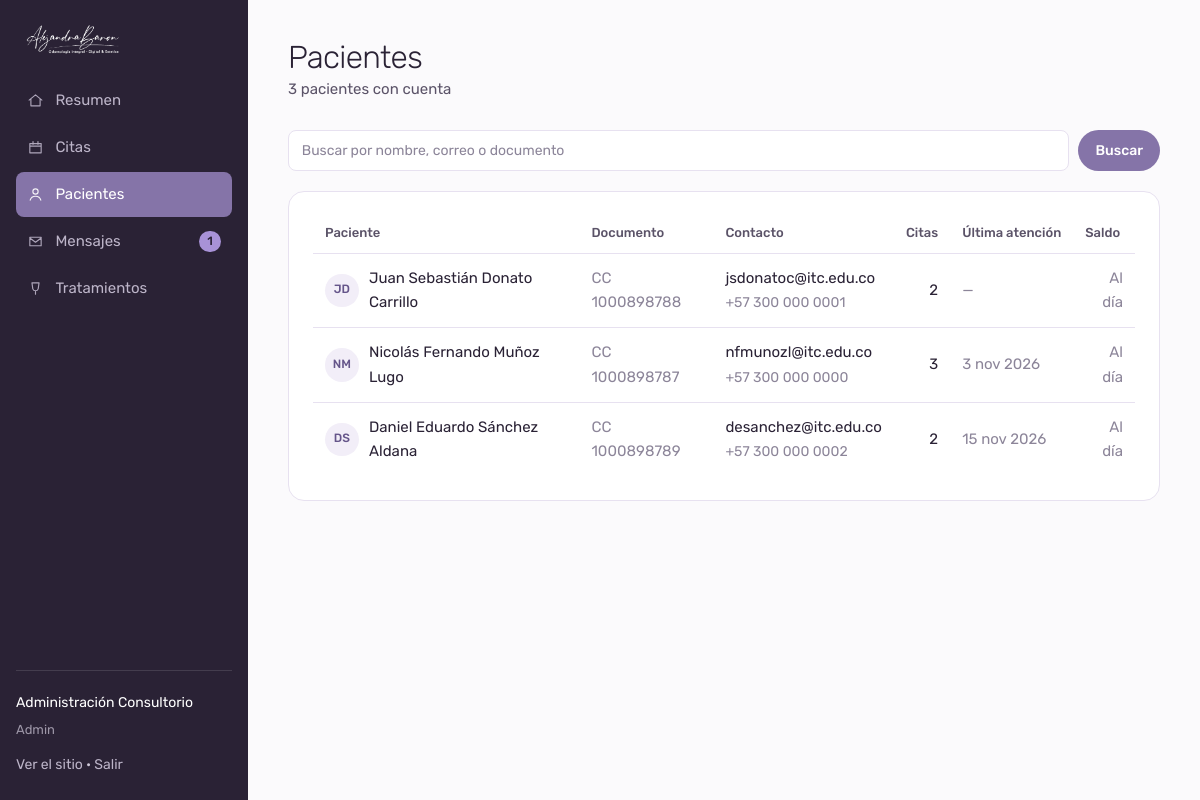
Screenshot of /admin/pacientes.php (signed in) with the database file from the repository.
### tables this page shows
CREATE TABLE `usuarios` (
  `id`              INT UNSIGNED NOT NULL AUTO_INCREMENT,
  `nombre`          VARCHAR(60)  NOT NULL,
  `apellido`        VARCHAR(60)  NOT NULL,
  `email`           VARCHAR(120) NOT NULL,
  `telefono`        VARCHAR(25)  DEFAULT NULL,
  `tipo_documento`  ENUM('CC','TI','CE','PA','NIT') NOT NULL DEFAULT 'CC',
  `documento`       VARCHAR(25)  NOT NULL,
  `fecha_nacimiento` DATE        DEFAULT NULL,
  `password_hash`   VARCHAR(255) NOT NULL,
  `rol`             ENUM('paciente','odontologo','admin') NOT NULL DEFAULT 'paciente',
  `especialidad`    VARCHAR(80)  DEFAULT NULL COMMENT 'Solo odontólogos',
  `consultorio`     VARCHAR(20)  DEFAULT NULL COMMENT 'Solo odontólogos',
  `foto`            VARCHAR(160) DEFAULT NULL,
  `alergias`        TEXT         DEFAULT NULL,
  `medicamentos`    TEXT         DEFAULT NULL,
  `antecedentes`    TEXT         DEFAULT NULL,
  `email_verificado` TINYINT(1)  NOT NULL DEFAULT 0,
  `token_verificacion` VARCHAR(64) DEFAULT NULL,
  `activo`          TINYINT(1)   NOT NULL DEFAULT 1,
  `creado_en`       DATETIME     NOT NULL DEFAULT CURRENT_TIMESTAMP,
  `actualizado_en`  DATETIME     NOT NULL DEFAULT CURRENT_TIMESTAMP ON UPDATE CURRENT_TIMESTAMP,
  PRIMARY KEY (`id`),
  UNIQUE KEY `uq_usuarios_email` (`email`),
  UNIQUE KEY `uq_usuarios_documento` (`tipo_documento`, `documento`),
  KEY `idx_usuarios_rol` (`rol`, `activo`)
);

### includes/functions.php (called while the page is built, shortened)
<?php
require_once __DIR__ . '/db.php';
function e(?string $texto): string
{
    return htmlspecialchars((string) $texto, ENT_QUOTES | ENT_SUBSTITUTE, 'UTF-8');
}
function base_url(string $ruta = ''): string
{
    $base = SITIO_URL !== '' ? SITIO_URL : '';
    if ($base === '') {
        $dir = str_replace('\\', '/', dirname($_SERVER['SCRIPT_NAME'] ?? '/'));
        if (preg_match('#/(admin|panel)$#', $dir)) {
            $dir = dirname($dir);
        }
        $base = rtrim($dir, '/');
    }
    return $base . '/' . ltrim($ruta, '/');
}
function fecha_corta(string $fecha): string
{
    $t = strtotime($fecha);
    return date('j', $t) . ' ' . mes_abrev($fecha) . ' ' . date('Y', $t);
}
function mes_abrev(string $fecha): string
{
    return mb_substr(MESES[(int) date('n', strtotime($fecha))], 0, 3, 'UTF-8');
}
function iniciales(string $nombre, string $apellido = ''): string
{
    return mb_strtoupper(mb_substr($nombre, 0, 1) . mb_substr($apellido, 0, 1));
}

### includes/db.php (called while the page is built, shortened)
<?php
function db(): PDO
{
    static $pdo = null;
    if ($pdo instanceof PDO) {
        return $pdo;
    }
    $opciones = [
        PDO::ATTR_ERRMODE            => PDO::ERRMODE_EXCEPTION,
        PDO::ATTR_DEFAULT_FETCH_MODE => PDO::FETCH_ASSOC,
        PDO::ATTR_EMULATE_PREPARES   => false,
    ];
    try {
        if (DB_DRIVER === 'sqlite') {
            $dir = dirname(DB_SQLITE_PATH);
            if (!is_dir($dir)) {
                mkdir($dir, 0775, true);
            }
            $pdo = new PDO('sqlite:' . DB_SQLITE_PATH, null, null, $opciones);
            $pdo->exec('PRAGMA foreign_keys = ON');
        } else {
            $dsn = sprintf('mysql:host=%s;dbname=%s;charset=%s', DB_HOST, DB_NAME, DB_CHARSET);
            $pdo = new PDO($dsn, DB_USER, DB_PASS, $opciones);
        }
    } catch (PDOException $e) {
        if (APP_DEBUG) {
            throw $e;
        }
        http_response_code(503);
        exit('No pudimos conectar con la base de datos. Intente de nuevo en unos minutos.');
    }
    return $pdo;
}
function q(string $sql, array $params = []): PDOStatement
{
    $st = db()->prepare($sql);
    $st->execute($params);
    return $st;
}
function fila(string $sql, array $params = []): ?array
{
    $r = q($sql, $params)->fetch();
    return $r === false ? null : $r;
}
function filas(string $sql, array $params = []): array
{
    return q($sql, $params)->fetchAll();
}
function valor(string $sql, array $params = [], $defecto = null)
{
    $v = q($sql, $params)->fetchColumn();
    return $v === false ? $defecto : $v;
}

### includes/auth.php (called while the page is built, shortened)
<?php
require_once __DIR__ . '/functions.php';
function usuario_actual(): ?array
{
    static $cache = null;
    if ($cache === null) {
        $cache = fila('SELECT * FROM usuarios WHERE id = ? AND activo = 1', [$_SESSION['usuario_id']]);
    }
    return $cache;
}
function autenticado(): bool
{
    return usuario_actual() !== null;
}
function exigir_sesion(): void
{
    if (!autenticado()) {
        sesion_iniciar();
        $_SESSION['destino'] = $_SERVER['REQUEST_URI'] ?? '';
        flash('aviso', 'Inicie sesión para continuar.');
        redirigir('ingresar.php');
    }
}
function exigir_personal(): void
{
    exigir_sesion();
}

### admin/pacientes.php (the view, shortened to what this page needs)
<?php
require_once __DIR__ . '/../includes/auth.php';
require __DIR__ . '/../includes/admin-layout.php';
$q = trim($_GET['q'] ?? '');
$par = [];
$where = "rol = 'paciente'";
$pacientes = filas("SELECT * FROM usuarios WHERE $where ORDER BY apellido, nombre LIMIT 200", $par);
$resumen = [];
foreach ($pacientes as $p) {
    $resumen[$p['id']] = [
        'citas'  => (int) valor('SELECT COUNT(*) FROM citas WHERE paciente_id = ?', [$p['id']], 0),
        'ultima' => valor("SELECT MAX(fecha) FROM citas WHERE paciente_id = ? AND estado = 'atendida'", [$p['id']]),
        'saldo'  => (float) valor(
            "SELECT COALESCE((SELECT SUM(valor) FROM citas WHERE paciente_id = ? AND estado = 'atendida'),0)
                  - COALESCE((SELECT SUM(valor) FROM pagos WHERE paciente_id = ? AND estado = 'aprobado'),0)",
            [$p['id'], $p['id']], 0),
    ];
}
?>
<div class="obra__cabeza">
  <div>
    <h1>Pacientes</h1>
    <p><?= count($pacientes) ?> paciente<?= count($pacientes) === 1 ? '' : 's' ?> con cuenta</p>
  </div>
</div>
<form class="filtros" method="get">
  <input class="crece" type="search" name="q" value="<?= e($q) ?>" placeholder="Buscar por nombre, correo o documento">
  <button class="boton boton--menudo" type="submit">Buscar</button>
</form>
<section class="bloque">
  <?php if (!$pacientes): ?>
    <div class="vacio" style="padding:2.5rem 1rem"><h3>Sin resultados</h3><p>Pruebe con otro término.</p></div>
  <?php else: ?>
  <div class="tabla-caja">
    <table class="tabla">
      <thead>
        <tr><th>Paciente</th><th>Documento</th><th>Contacto</th>
            <th class="num">Citas</th><th>Última atención</th><th class="num">Saldo</th></tr>
      </thead>
      <tbody>
      <?php foreach ($pacientes as $p): $r = $resumen[$p['id']]; ?>
        <tr>
          <td>
            <div class="persona">
              <span class="avatar"><?= e(iniciales($p['nombre'], $p['apellido'])) ?></span>
              <span><?= e($p['nombre'] . ' ' . $p['apellido']) ?></span>
            </div>
          </td>
          <td class="tenue"><?= e($p['tipo_documento'] . ' ' . $p['documento']) ?></td>
          <td>
            <?= e($p['email']) ?><br>
            <span class="tenue menudo"><?= e($p['telefono'] ?: 'Sin teléfono') ?></span>
          </td>
          <td class="num"><?= $r['citas'] ?></td>
          <td class="tenue"><?= $r['ultima'] ? e(fecha_corta($r['ultima'])) : '—' ?></td>
          <td class="num"><?= $r['saldo'] > 0 ? e(dinero($r['saldo'])) : '<span class="tenue">Al día</span>' ?></td>
        </tr>
      <?php endforeach; ?>
      </tbody>
    </table>
  </div>
  <?php endif; ?>
</section>
<?php require __DIR__ . '/../includes/admin-pie.php'; ?>

### includes/admin-layout.php (shortened to what this page needs)
<?php
require_once __DIR__ . '/auth.php';
exigir_personal();
$u = usuario_actual();
$sinLeer = (int) valor('SELECT COUNT(*) FROM mensajes WHERE leido = 0', [], 0);
$hoyCount = (int) valor(
    "SELECT COUNT(*) FROM citas WHERE fecha = ? AND estado IN ('pendiente','confirmada')",
    [date('Y-m-d')], 0);
$secciones = [
    ['index.php',        'Resumen',   'M3 11.5 12 4l9 7.5M5.5 10v9.5h13V10'],
    ['citas.php',        'Citas',     'M4 6.5h16v13H4zM4 10h16M8.5 3.5v4M15.5 3.5v4'],
    ['pacientes.php',    'Pacientes', 'M12 11.5a3.7 3.7 0 1 0 0-7.4 3.7 3.7 0 0 0 0 7.4ZM4.5 20c.9-3.6 3.9-5.6 7.5-5.6s6.6 2 7.5 5.6'],
    ['mensajes.php',     'Mensajes',  'M4 6h16v12H4zM4 7l8 6 8-6'],
    ['tratamientos.php', 'Tratamientos', 'M7 4h10l-1.2 8.5a4 4 0 0 1-7.6 0Z M12 16.5V20'],
];
$aqui = basename($_SERVER['SCRIPT_NAME']);
?><!DOCTYPE html>
<html lang="es-CO">
<head>
<link rel="stylesheet" href="<?= base_url('assets/css/app.css') ?>">
<link rel="stylesheet" href="<?= base_url('assets/css/admin.css') ?>">
</head>
<body>
<div class="panel">
  <aside class="lateral" id="lateral">
    <a class="lateral__marca" href="<?= base_url('index.php') ?>">
      <img src="<?= base_url('assets/img/marca/logo-blanco.png') ?>" alt="<?= e(SITIO_NOMBRE) ?>">
    </a>
    <nav aria-label="Secciones del panel">
      <?php foreach ($secciones as [$archivo, $nombre, $trazo]): ?>
        <a href="<?= base_url('admin/' . $archivo) ?>" <?= $aqui === $archivo ? 'aria-current="page"' : '' ?>>
          <svg width="17" height="17" viewBox="0 0 24 24" fill="none" aria-hidden="true">
            <path d="<?= $trazo ?>" stroke="currentColor" stroke-width="1.6"
                  stroke-linecap="round" stroke-linejoin="round"/>
          </svg>
          <?= e($nombre) ?>
          <?php if ($archivo === 'mensajes.php' && $sinLeer): ?>
            <span class="insignia"><?= $sinLeer ?></span>
          <?php elseif ($archivo === 'citas.php' && $hoyCount): ?>
            <span class="insignia"><?= $hoyCount ?></span>
          <?php endif; ?>
        </a>
      <?php endforeach; ?>
    </nav>
    <div class="lateral__cuenta">
      <p style="margin:0 0 .35rem;color:#fff"><?= e($u['nombre'] . ' ' . $u['apellido']) ?></p>
      <p style="margin:0 0 .75rem;font-size:.8125rem;opacity:.7"><?= e(ucfirst($u['rol'])) ?></p>
      <a href="<?= base_url('index.php') ?>">Ver el sitio</a> ·
      <a href="<?= base_url('salir.php') ?>">Salir</a>
    </div>
  </aside>
  <main class="obra">

### assets/css/app.css (style rules this page uses)
:root { --tinta: #2A2235; --tinta-media: #5B5368; --tinta-suave: #8C8599; --lila: #8574A8; --lila-hondo: #65558A; --lila-claro: #A892D7; --lavanda: #F2EEF8; --lavanda-hondo:#E4DBF2; --hueso: #FBFAFC; --blanco: #FFFFFF; --linea: #E7E1F0; --exito: #3F7D5B; --alerta: #B4603B; --error: #A8414F; --arco: 14rem 14rem 0 0; --radio-s: .5rem; --radio-m: 1rem; --radio-l: 1.75rem; --radio-pill: 999px; --sombra-suave: 0 1px 2px rgba(42,34,53,.04), 0 8px 24px -12px rgba(42,34,53,.12); --sombra-alta: 0 2px 4px rgba(42,34,53,.05), 0 24px 48px -24px rgba(42,34,53,.22); --ancho: 76rem; --ancho-texto: 38rem; --paso: cubic-bezier(.22,.61,.36,1); }
*, *::before, *::after { box-sizing: border-box; }
html { -webkit-text-size-adjust: 100%; scroll-behavior: smooth; }
body { margin: 0; background: var(--hueso); color: var(--tinta); font-family: 'Rubik', system-ui, -apple-system, 'Segoe UI', sans-serif; font-size: 1.0625rem; line-height: 1.65; font-weight: 400; -webkit-font-smoothing: antialiased; }
img, svg, video { max-width: 100%; display: block; }
a { color: inherit; }
button, input, select, textarea { font: inherit; color: inherit; }
h1, h2, h3, h4 { margin: 0 0 .5em; font-weight: 300; line-height: 1.1; letter-spacing: -.022em; }
h1 { font-size: clamp(2.5rem, 1.6rem + 3.9vw, 4.75rem); }
p { margin: 0 0 1.1em; }
p:last-child { margin-bottom: 0; }
.tenue { color: var(--tinta-suave); }
.menudo { font-size: .875rem; }
.boton { --fondo: var(--lila); --texto: var(--blanco); --borde: transparent; display: inline-flex; align-items: center; justify-content: center; gap: .55rem; padding: .85rem 1.6rem; background: var(--fondo); color: var(--texto); border: 1px solid var(--borde); border-radius: var(--radio-pill); font-size: 1rem; font-weight: 500; text-decoration: none; cursor: pointer; transition: background .25s var(--paso), color .25s var(--paso), border-color .25s var(--paso), transform .18s var(--paso); }
.boton--menudo { padding: .5rem 1rem; font-size: .875rem; }
input[type=text], input[type=email], input[type=tel], input[type=password], input[type=date], input[type=number], input[type=search], select, textarea { width: 100%; padding: .8rem 1rem; background: var(--blanco); border: 1px solid var(--linea); border-radius: var(--radio-s); font-size: 1rem; transition: border-color .2s var(--paso), box-shadow .2s var(--paso); }
::placeholder { color: var(--tinta-suave); opacity: 1; }

### rows the page displays
usuarios: nombre+apellido "Administración Consultorio", rol "Admin"
usuarios: iniciales($p['nombre'], $p['apellido']) "JD", nombre+apellido "Juan Sebastián Donato Carrillo", tipo_documento+documento "CC 1000898788", email "jsdonatoc@itc.edu.co", telefono "+57 300 000 0001", id "2", shows "Al día"
usuarios: iniciales($p['nombre'], $p['apellido']) "NM", nombre+apellido "Nicolás Fernando Muñoz Lugo", tipo_documento+documento "CC 1000898787", email "nfmunozl@itc.edu.co", telefono "+57 300 000 0000", id "3", id "3 nov 2026", shows "Al día"
usuarios: iniciales($p['nombre'], $p['apellido']) "DS", nombre+apellido "Daniel Eduardo Sánchez Aldana", tipo_documento+documento "CC 1000898789", email "desanchez@itc.edu.co", telefono "+57 300 000 0002", id "2", id "15 nov 2026", shows "Al día"

### other values shown
$nombre "Resumen"
$nombre "Citas"
$nombre "Pacientes"
$nombre "Mensajes"
$sinLeer "1"
$nombre "Tratamientos"
count($pacientes) "3"
